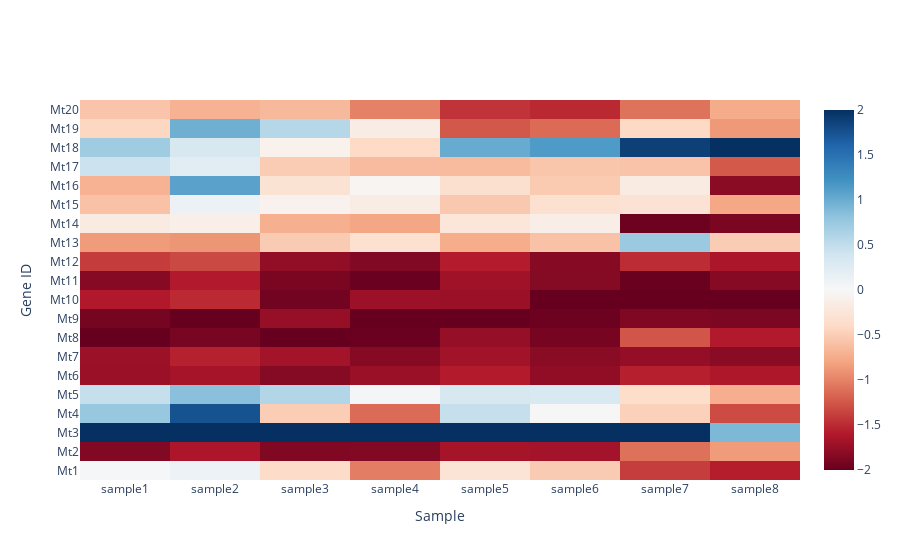

The notebook cell saved with this chart:
### Code cell
import numpy as np
import pandas as pd
import plotly.graph_objects as go

# 加载数据
df = pd.read_csv("demo-fpkm.csv")

# df第一列改名为gene_id
df = df.rename(columns={df.columns[0]: 'gene_id'})

# 提取gene_id作为索引
df = df.set_index('gene_id')

# 将数据进行归一化，范围-2到2
df_normalized = df.apply(lambda x: np.interp(x, (x.min(), x.max()), (-2, 2)))

# 创建热图
fig = go.Figure(data=go.Heatmap(
    z=df_normalized,
    x=df_normalized.columns,
    y=df_normalized.index,
    colorscale='RdBu',
    hovertemplate='Sample: %{x}<br>Gene ID: %{y}<br>FPKM: %{z:.3f}<extra></extra>'
))

# 设置轴标签
fig.update_layout(
    xaxis_title="Sample",
    yaxis_title="Gene ID"
)

fig.show()

### Figure 1 — Plotly figure (JSON) as saved in the notebook; plotly's stock layout.template omitted (floating-point values rounded to 4 significant figures; data arrays with more than 128 entries replaced by an {"elided": "..."} marker saying what was removed)
{"data": [{"colorscale": [[0, "rgb(103,0,31)"], [0.1, "rgb(178,24,43)"], [0.2, "rgb(214,96,77)"], [0.3, "rgb(244,165,130)"], [0.4, "rgb(253,219,199)"], [0.5, "rgb(247,247,247)"], [0.6, "rgb(209,229,240)"], [0.7, "rgb(146,197,222)"], [0.8, "rgb(67,147,195)"], [0.9, "rgb(33,102,172)"], [1, "rgb(5,48,97)"]], "hovertemplate": "Sample: %{x}<br>Gene ID: %{y}<br>FPKM: %{z:.3f}<extra></extra>", "type": "heatmap", "x": ["sample1", "sample2", "sample3", "sample4", "sample5", "sample6", "sample7", "sample8"], "y": ["Mt1", "Mt2", "Mt3", "Mt4", "Mt5", "Mt6", "Mt7", "Mt8", "Mt9", "Mt10", "Mt11", "Mt12", "Mt13", "Mt14", "Mt15", "Mt16", "Mt17", "Mt18", "Mt19", "Mt20"], "z": {"elided": "20x8 float values"}}], "layout": {"xaxis": {"title": {"text": "Sample"}}, "yaxis": {"title": {"text": "Gene ID"}}}}
